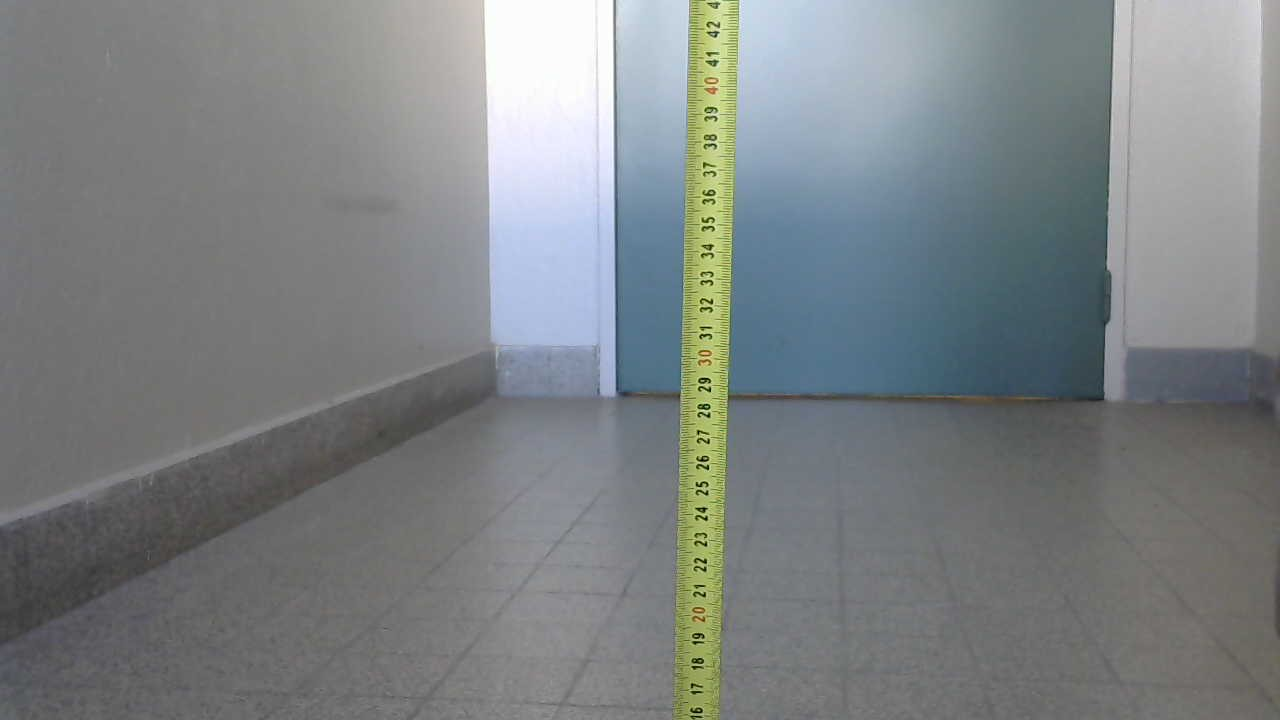
#> input picture openCV_test/images/WIN_20241129_11_06_13_Pro.jpg, 1280 x 720 px, given in place of the camera
$ python followLineVideo.py
#> lines starting #> are read from the running program, lines starting #| are printed output that depends on the picture; after the words box and inside, x2 and y2 are one past the last pixel; in counts of white or black regions, pixels touching at a corner belong together
import cv2
import numpy as np

def detect_edges(image):
    # Convertir l'image en niveaux de gris
    gray = cv2.cvtColor(image, cv2.COLOR_BGR2GRAY)

    # Appliquer un flou pour réduire le bruit
    blurred = cv2.GaussianBlur(gray, (5, 5), 0)

    # Utiliser le détecteur de Canny pour détecter les bords
    edges = cv2.Canny(blurred, 50, 150)

    return edges

def find_contours(edges):
    # Trouver les contours à partir des bords détectés
    contours, _ = cv2.findContours(edges, cv2.RETR_TREE, cv2.CHAIN_APPROX_SIMPLE)
    return contours

def draw_contours(frame, contours):
    # Dessiner les contours sur l'image originale
    cv2.drawContours(frame, contours, -1, (0, 255, 0), 2)

def calculate_center(contours, frame):
    # Calculer le centre du passage basé sur les contours
    height, width, _ = frame.shape
    center_x = width // 2
    path_center = None

    if len(contours) > 0:
        # Trouver le plus grand contour (on suppose qu'il représente le chemin)
        largest_contour = max(contours, key=cv2.contourArea)
        M = cv2.moments(largest_contour)
        if M["m00"] != 0:
            path_center = int(M["m10"] / M["m00"]), int(M["m01"] / M["m00"])
            # Dessiner un cercle au centre du contour
            cv2.circle(frame, path_center, 5, (0, 0, 255), -1)

    # Dessiner une ligne verticale au centre de l'image pour référence
    cv2.line(frame, (center_x, 0), (center_x, height), (255, 0, 0), 2)

    return path_center, center_x

def adjust_direction(path_center, center_x):
    # Ajuster la direction de la voiture en fonction de la position du centre du chemin
    if path_center is not None:
        if path_center[0] < center_x - 20:
            print("Tourner à gauche")
        elif path_center[0] > center_x + 20:
            print("Tourner à droite")
        else:
            print("Avancer tout droit")
    else:
        print("Chemin non détecté")

def main():
    # Charger la vidéo depuis la caméra
    cap = cv2.VideoCapture(0)  # 0 est l'ID pour la caméra par défaut

    if not cap.isOpened():
        print("Erreur: Impossible d'accéder à la caméra.")
        return

    while True:
        # Lire une frame de la caméra
        ret, frame = cap.read()
#> frame is the input picture: shape (720, 1280, 3); mean B, G, R 131.4, 130, 124.8

        if not ret:
            print("Erreur: Impossible de lire la vidéo.")
            break

        # Détecter les bords
        edges = detect_edges(frame)
#> in detect_edges, `gray = cv2.cvtColor(image, cv2.COLOR_BGR2GRAY)`:
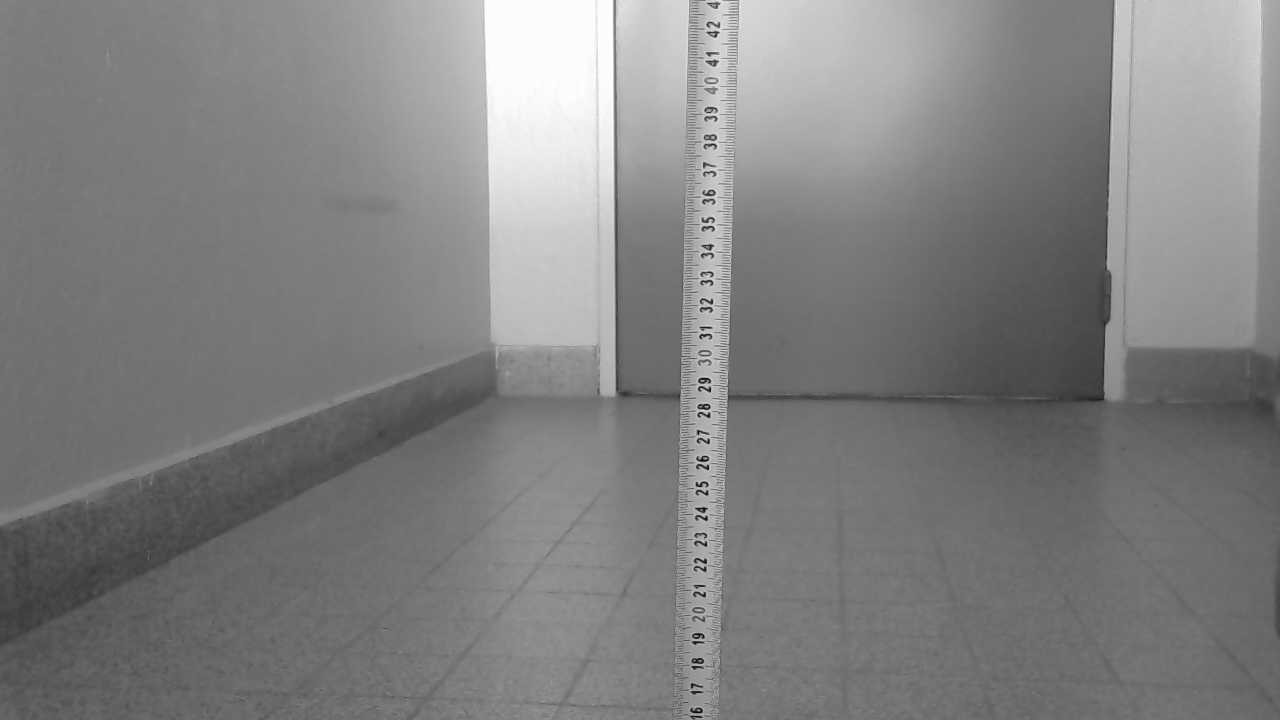
#> gray: shape (720, 1280); min 4, max 255, mean 128.6
#> in detect_edges, `edges = cv2.Canny(blurred, 50, 150)`:
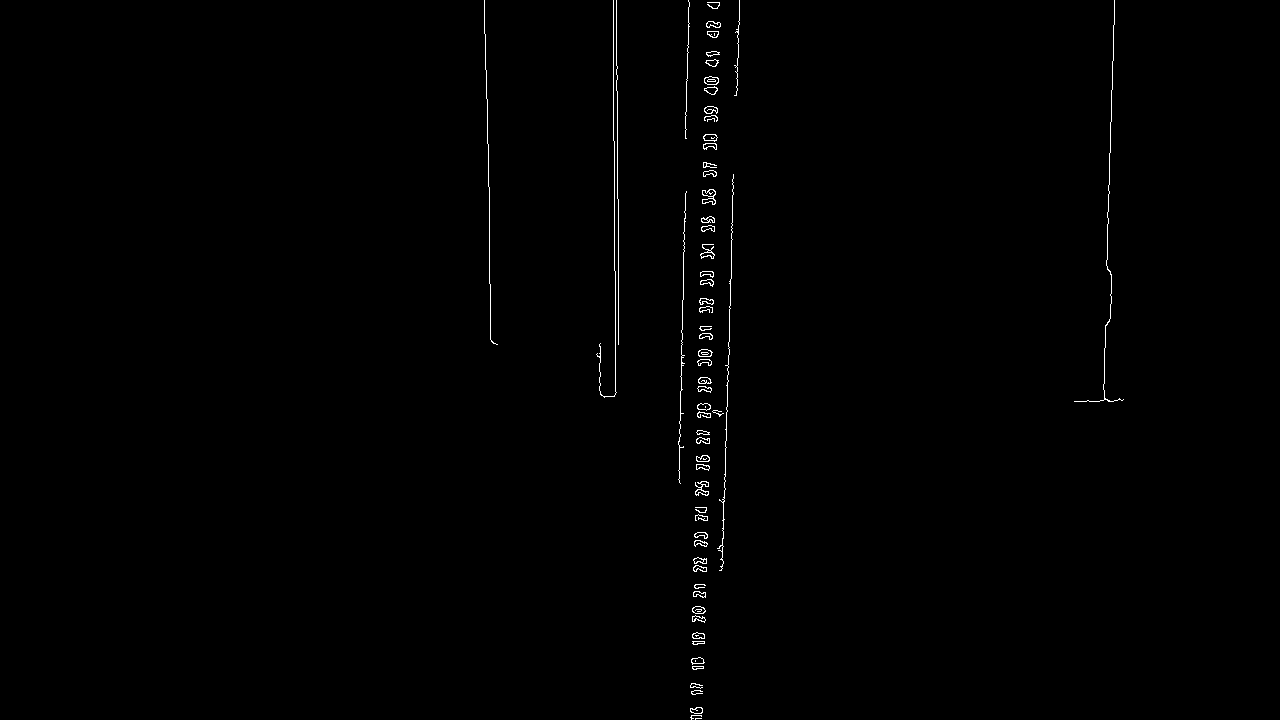
#> edges: shape (720, 1280); 0.53% white in thin lines or dots, all inside (x1, y1, x2, y2) = (484, 0, 1124, 720)

        # Trouver les contours à partir des bords détectés
        contours = find_contours(edges)
#> in find_contours, `contours, _ = cv2.findContours(edges, cv2.RETR_TREE, cv2.CHAIN_APPROX_..`: contours = 120 contours, 38 with area under 20; largest, box (x1, y1, x2, y2) and area: (702, 189, 716, 205) 120, (704, 76, 719, 85) 95, (704, 76, 719, 85) 88, (695, 481, 709, 496) 86, (698, 349, 713, 357) 84

        # Dessiner les contours sur l'image originale
        draw_contours(frame, contours)

        # Calculer le centre du passage et ajuster la direction
        path_center, center_x = calculate_center(contours, frame)
#> in calculate_center, `largest_contour = max(contours, key=cv2.contourArea)`: largest_contour = contour of 33 points, box (x1, y1, x2, y2) (702, 189, 716, 205), area 120
#> in calculate_center, `M = cv2.moments(largest_contour)`: M = moments, m00 120.5, centre m10/m00, m01/m00 = (708.9, 196)
#> in calculate_center, `path_center = int(M["m10"] / M["m00"]), int(M["m01"] / M["m00"])`: path_center = (708, 196)
#> in calculate_center, `cv2.circle(frame, path_center, 5, (0, 0, 255), -1)`: frame: shape (720, 1280, 3); mean B, G, R 129.5, 131.6, 122.6
#> in calculate_center, `cv2.line(frame, (center_x, 0), (center_x, height), (255, 0, 0), 2)`:
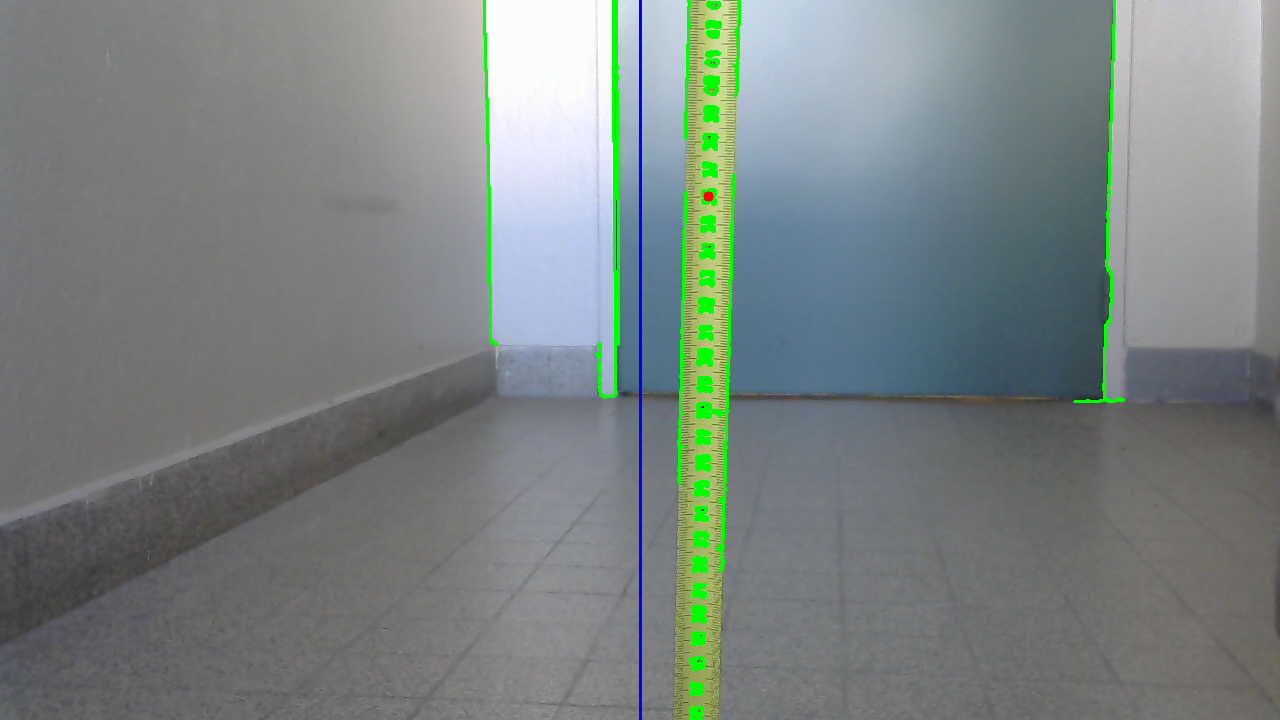
#> frame: shape (720, 1280, 3); mean B, G, R 129.8, 131.3, 122.3
#> path_center = (708, 196); center_x = 640
        adjust_direction(path_center, center_x)

        # Afficher l'image avec les contours et la ligne centrale
        cv2.imshow("Contours du chemin", frame)

        # Quitter la boucle si l'utilisateur appuie sur 'q'
        if cv2.waitKey(1) & 0xFF == ord('q'):
#> (key q is pressed here)
            break

    # Libérer la caméra et fermer les fenêtres
    cap.release()
    cv2.destroyAllWindows()

if __name__ == "__main__":
    main()
